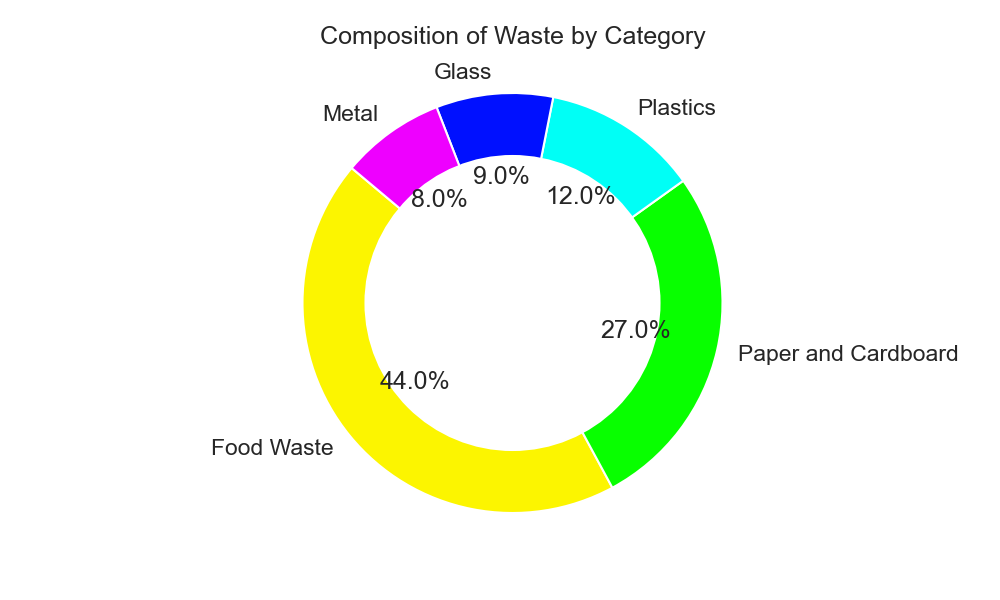

Reproduce this figure in Python.

import matplotlib.pyplot as plt
import seaborn as sns

# Provided data
data = [
    {'Category': 'Food Waste', 'Percentage(%)': 44},
    {'Category': 'Paper and Cardboard', 'Percentage(%)': 27},
    {'Category': 'Plastics', 'Percentage(%)': 12},
    {'Category': 'Glass', 'Percentage(%)': 9},
    {'Category': 'Metal', 'Percentage(%)': 8}
]

# Extract the categories and percentages from the data
categories = [entry['Category'] for entry in data]
percentages = [entry['Percentage(%)'] for entry in data]

# Set Seaborn styles for aesthetic improvements
sns.set(style="whitegrid", context="talk")

# Create the pie chart
plt.figure(figsize=(10, 6))  # Set the figure size
plt.pie(percentages, labels=categories, autopct='%1.1f%%', startangle=140, colors=sns.color_palette("hsv", len(data)))

# Add a circle at the center to turn the pie chart into a donut chart
centre_circle = plt.Circle((0, 0), 0.70, fc='white')
fig = plt.gcf()  # Get the current figure
fig.gca().add_artist(centre_circle)  # Get the current axes and add the circle to the plot

# Equal aspect ratio ensures that pie is drawn as a circle
plt.axis('equal')

# Add a title
plt.title('Composition of Waste by Category', pad=20)

# Show the plot
plt.show()
